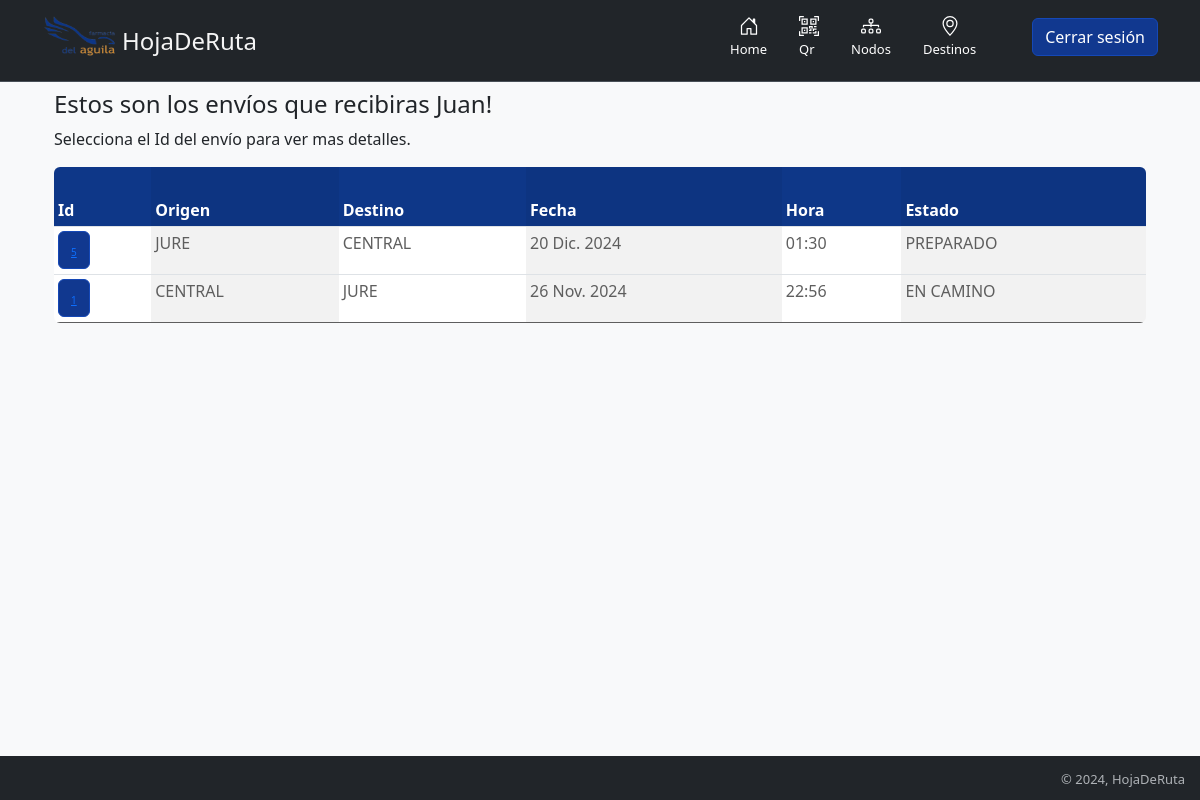
The app's page /para_recibir/ (signed in), older data.
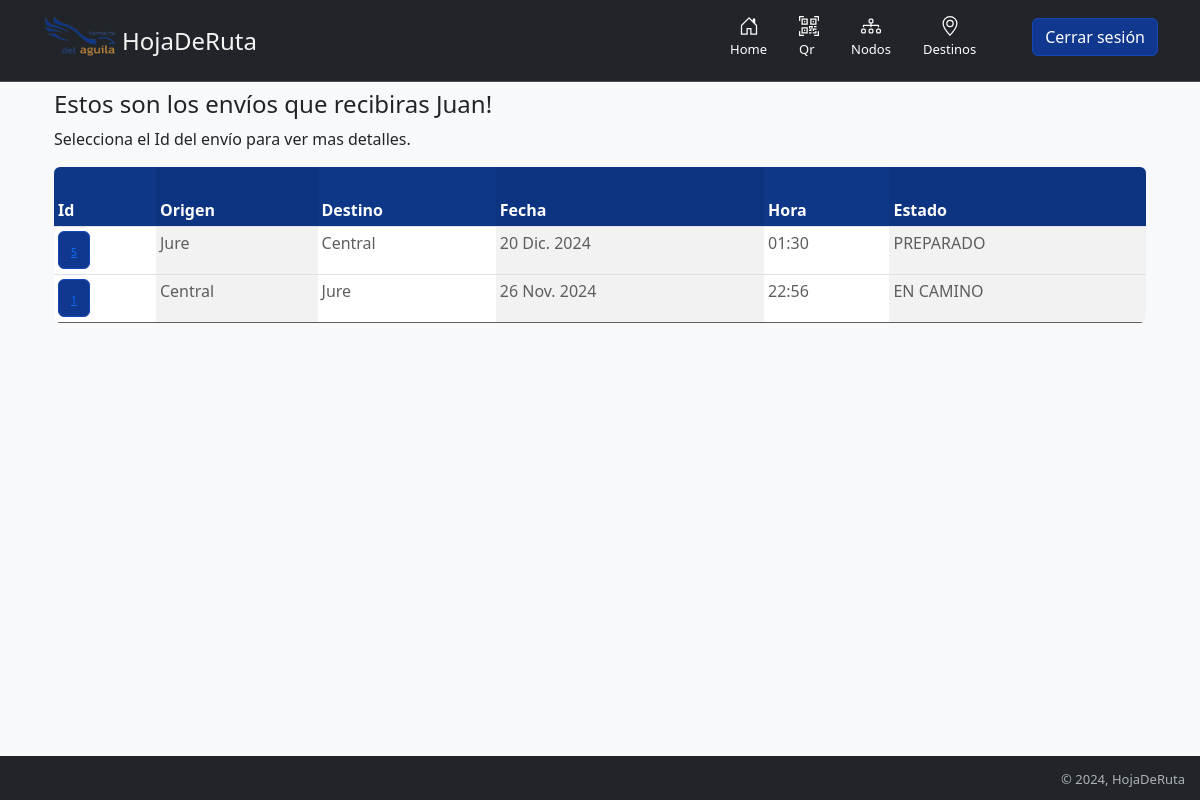
The same page, newer data.
### hojaderuta/models.py (models this page shows, shortened)
class Envio(models.Model):
    usuario= models.ForeignKey(User, on_delete=models.SET_NULL, null= True)
    origen = models.ForeignKey(Nodo, related_name='origen', on_delete=models.SET_NULL, null= True, blank= True)
    otro_origen = models.ForeignKey(Destino, related_name='otro_origen', on_delete=models.SET_NULL, null= True, blank= True)
    estado = models.ForeignKey(Estado, on_delete=models.SET_NULL, null= True,)
    destino = models.ForeignKey(Nodo, related_name= 'destino', on_delete=models.SET_NULL, null= True, blank= True)
    otro_destino = models.ForeignKey(Destino, related_name='otro_destino',  on_delete= models.SET_NULL, null= True, blank= True)
    descripcion = models.TextField(max_length=1000, help_text="Ingrese una breve descripción del envío.", null= False)
    fecha = models.DateField("Fecha de Creacion", null= True, blank=True, default= datetime.today().strftime("%Y-%m-%d"))
    hora = models.TimeField("Hora de Creacion", null= True, blank=True, default= time.strftime("%H:%M:%S", time.localtime()))
    class Meta:
        ordering = ["-id"]

### nodos/models.py (models this page shows, shortened)
class Nodo(models.Model):
    nombre  = models.CharField(max_length=30)
    calle = models.CharField(max_length=30)
    numero = models.IntegerField(null= False)
    localidad = models.CharField(max_length=30)
    NumTelefonoRegex = RegexValidator(regex=r"^\+?1?\d{8,15}$")
    telefono = models.CharField(validators=[NumTelefonoRegex], max_length=16, unique=True)
    maps = models.TextField(max_length=1000, blank=True, null=True)
    estado = models.ForeignKey(Estado, on_delete= models.SET_NULL, null= True)
    def __str__(self):
        return self.nombre

### estados/models.py (models this page shows, shortened)
class Estado(models.Model):
    nombre= models.CharField(max_length=30, null= False)
    color= models.CharField(max_length=30, null= True, blank= True)
    def __str__(self):
        return '%s' %self.nombre

### hojaderuta/views.py (the view)
# urls.py: path('para_recibir/', usuario.para_recibir, name= 'para_recibir'),
    def para_recibir(self, request):
        self.params['preparados'] = []
        self.params['en_camino'] = []
        if request.user.is_authenticated:
            self.obtener_nodos(request)
            for nodo in self.params['perfil']:
                self.params['preparados'].append(self.envio.filter( destino = nodo.nodo.id ).filter( estado = self.preparado ).exclude( origen = None ))
                self.params['en_camino'].append(self.envio.filter(estado= self.en_camino).filter(destino = nodo.nodo.id).exclude( origen = None ))
        return render(request, 'hojaderuta/para_recibir.html', self.params )

### farmacia/models.py (called while the page is built)
    def obtener_nodos(self, request):
        self.params['perfil'] = self.perfil.filter( usuario= request.user)

### hojaderuta/templatetags/mi_templatetag.py (called while the page is built)
@register.filter(name= 'ver_destino')
def ver_destino(envio):
    if envio.destino == None:
        return envio.otro_destino
    else:
        return envio.destino

### templates/hojaderuta/para_recibir.html
{% extends "layout.html" %}
{% load static %}
{% block content %}
{% if user.is_authenticated %}
    <div class="container">
        <div class="row">
            <div class="col">
                <h4>Estos son los envíos que recibiras {{ user.get_username }}!</h4>
                <p>Selecciona el Id del envío para ver mas detalles.</p>
                {% include "hojaderuta/tabla_envios.html" %}
            </div>
        </div>
    </div>
{% else %}
    {% include "login-register.html" %}
{% endif %}
{% endblock %}

### templates/hojaderuta/tabla_envios.html
{% load mi_templatetag %}
<div class="table-responsive">
    <table class="table table-striped-columns table-sm">
        <thead>
            <tr>
            <th scope="col" style="background-color: #0e3788; color: white;">Id</th>
            <th scope="col" style="background-color: #0e3788; color: white;">Origen</th>
            <th scope="col" style="background-color: #0e3788; color: white;">Destino</th>
            <th scope="col" style="background-color: #0e3788; color: white;">Fecha</th>
            <th scope="col" style="background-color: #0e3788; color: white;">Hora</th>
            <th scope="col" style="background-color: #0e3788; color: white;">Estado</th>
            </tr>
        </thead>
        <tbody>
        {% for envios in preparados %}
            {% for envio in envios %}
                <tr>
                    <th style="color: rgb(94, 94, 94);" scope="row">
                        <button type="button" class="btn btn-primary">
                            <a href="{% url 'ver_envio' envio.id %}">{{ envio.id }}</a>
                        </button>
                    </th>
                    <td style="color: rgb(94, 94, 94);">{{ envio.origen }}</td>
                    <td style="color: rgb(94, 94, 94);">{{ envio|ver_destino }}</td>
                    <td style="color: rgb(94, 94, 94);">{{ envio.fecha }}</td>
                    <td style="color: rgb(94, 94, 94);">{{ envio.hora }}</td>
                    <td style="color: rgb(94, 94, 94);">{{ envio.estado }}</td>
                </tr>
            {% endfor %}
            {% empty %}
                <p>No tienes envios preparados</p>
        {% endfor %}
        {% for envios in en_camino %}
            {% for envio in envios %}
                    <tr>
                        <th style="color: rgb(94, 94, 94);" scope="row">
                            <button type="button" class="btn btn-primary">
                                <a href="{% url 'ver_envio' envio.id %}">{{ envio.id }}</a>
                            </button>
                        </th>
                        <td style="color: rgb(94, 94, 94);">{{ envio.origen }}</td>
                        <td style="color: rgb(94, 94, 94);">{{ envio|ver_destino }}</td>
                        <td style="color: rgb(94, 94, 94);">{{ envio.fecha }}</td>
                        <td style="color: rgb(94, 94, 94);">{{ envio.hora }}</td>
                        <td style="color: rgb(94, 94, 94);">{{ envio.estado }}</td>
                    </tr>
            {% endfor %}
            {% empty %}
                <p>No tienes envios en camino</p>
        {% endfor %}
        </tbody>
    </table>
</div>

Row changes from the older to the newer data that the page shows:
changed through a linked row, Envio "20 Dic. 2024": origen "JURE" → "Jure"; destino.nombre "CENTRAL" → "Central"
changed through a linked row, Envio "26 Nov. 2024": origen "CENTRAL" → "Central"; destino.nombre "JURE" → "Jure"
